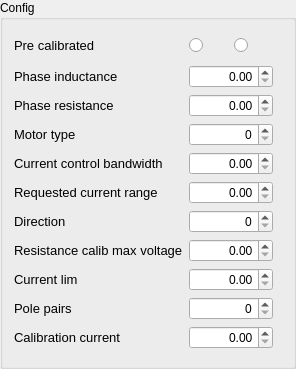
              <widget class="QGroupBox" name="groupBox_axis_config_2">
               <property name="title">
                <string>Config</string>
               </property>
               <layout class="QGridLayout" name="gridLayout_31">
                <item row="0" column="0">
                 <layout class="QGridLayout" name="gridLayout_33">
                  <item row="7" column="0">
                   <widget class="QLabel" name="label_direction">
                    <property name="font">
                     <font>
                      <pointsize>10</pointsize>
                     </font>
                    </property>
                    <property name="text">
                     <string>Direction</string>
                    </property>
                   </widget>
                  </item>
                  <item row="9" column="0">
                   <widget class="QLabel" name="label_currentLim">
                    <property name="font">
                     <font>
                      <pointsize>10</pointsize>
                     </font>
                    </property>
                    <property name="text">
                     <string>Current lim</string>
                    </property>
                   </widget>
                  </item>
                  <item row="8" column="0">
                   <widget class="QLabel" name="label_resistanceCalibMaxVoltage">
                    <property name="font">
                     <font>
                      <pointsize>10</pointsize>
                     </font>
                    </property>
                    <property name="text">
                     <string>Resistance calib max voltage</string>
                    </property>
                   </widget>
                  </item>
                  <item row="2" column="0">
                   <widget class="QLabel" name="label_phaseResistance">
                    <property name="font">
                     <font>
                      <pointsize>10</pointsize>
                     </font>
                    </property>
                    <property name="text">
                     <string>Phase resistance</string>
                    </property>
                   </widget>
                  </item>
                  <item row="1" column="0">
                   <widget class="QLabel" name="label_phaseInductance">
                    <property name="font">
                     <font>
                      <pointsize>10</pointsize>
                     </font>
                    </property>
                    <property name="text">
                     <string>Phase inductance</string>
                    </property>
                   </widget>
                  </item>
                  <item row="4" column="0">
                   <widget class="QLabel" name="label_motorType">
                    <property name="font">
                     <font>
                      <pointsize>10</pointsize>
                     </font>
                    </property>
                    <property name="text">
                     <string>Motor type</string>
                    </property>
                   </widget>
                  </item>
                  <item row="5" column="0">
                   <widget class="QLabel" name="label_currentControlBandwidth">
                    <property name="font">
                     <font>
                      <pointsize>10</pointsize>
                     </font>
                    </property>
                    <property name="text">
                     <string>Current control bandwidth</string>
                    </property>
                   </widget>
                  </item>
                  <item row="6" column="0">
                   <widget class="QLabel" name="label_requestedCurrentRange">
                    <property name="font">
                     <font>
                      <pointsize>10</pointsize>
                     </font>
                    </property>
                    <property name="text">
                     <string>Requested current range</string>
                    </property>
                   </widget>
                  </item>
                  <item row="10" column="0">
                   <widget class="QLabel" name="label_polePairs">
                    <property name="font">
                     <font>
                      <pointsize>10</pointsize>
                     </font>
                    </property>
                    <property name="text">
                     <string>Pole pairs</string>
                    </property>
                   </widget>
                  </item>
                  <item row="11" column="0">
                   <widget class="QLabel" name="label_calibrationCurrent">
                    <property name="font">
                     <font>
                      <pointsize>10</pointsize>
                     </font>
                    </property>
                    <property name="text">
                     <string>Calibration current</string>
                    </property>
                   </widget>
                  </item>
                  <item row="1" column="1">
                   <widget class="QDoubleSpinBox" name="doubleSpinBox_phaseInductanceValue_axis0">
                    <property name="alignment">
                     <set>Qt::AlignRight|Qt::AlignTrailing|Qt::AlignVCenter</set>
                    </property>
                    <property name="maximum">
                     <double>1000000.000000000000000</double>
                    </property>
                   </widget>
                  </item>
                  <item row="2" column="1">
                   <widget class="QDoubleSpinBox" name="doubleSpinBox_phaseResistanceValue_axis0">
                    <property name="alignment">
                     <set>Qt::AlignRight|Qt::AlignTrailing|Qt::AlignVCenter</set>
                    </property>
                    <property name="maximum">
                     <double>1000000.000000000000000</double>
                    </property>
                   </widget>
                  </item>
                  <item row="5" column="1">
                   <widget class="QDoubleSpinBox" name="doubleSpinBox_currentControlBandwidthValue_axis0">
                    <property name="alignment">
                     <set>Qt::AlignRight|Qt::AlignTrailing|Qt::AlignVCenter</set>
                    </property>
                    <property name="maximum">
                     <double>1000000.000000000000000</double>
                    </property>
                   </widget>
                  </item>
                  <item row="6" column="1">
                   <widget class="QDoubleSpinBox" name="doubleSpinBox_requestedCurrentRangeValue_axis0">
                    <property name="alignment">
                     <set>Qt::AlignRight|Qt::AlignTrailing|Qt::AlignVCenter</set>
                    </property>
                    <property name="maximum">
                     <double>1000000.000000000000000</double>
                    </property>
                   </widget>
                  </item>
                  <item row="4" column="1">
                   <widget class="QSpinBox" name="spinBox_motorTypeValue_axis0">
                    <property name="alignment">
                     <set>Qt::AlignRight|Qt::AlignTrailing|Qt::AlignVCenter</set>
                    </property>
                    <property name="maximum">
                     <number>1000000</number>
                    </property>
                   </widget>
                  </item>
                  <item row="8" column="1">
                   <widget class="QDoubleSpinBox" name="doubleSpinBox_resistanceCalibMaxVoltageValue_axis0">
                    <property name="alignment">
                     <set>Qt::AlignRight|Qt::AlignTrailing|Qt::AlignVCenter</set>
                    </property>
                    <property name="maximum">
                     <double>1000000.000000000000000</double>
                    </property>
                   </widget>
                  </item>
                  <item row="9" column="1">
                   <widget class="QDoubleSpinBox" name="doubleSpinBox_currentLimValue_axis0">
                    <property name="alignment">
                     <set>Qt::AlignRight|Qt::AlignTrailing|Qt::AlignVCenter</set>
                    </property>
                    <property name="maximum">
                     <double>1000000.000000000000000</double>
                    </property>
                   </widget>
                  </item>
                  <item row="7" column="1">
                   <widget class="QSpinBox" name="spinBox_directionValue_axis0">
                    <property name="alignment">
                     <set>Qt::AlignRight|Qt::AlignTrailing|Qt::AlignVCenter</set>
                    </property>
                    <property name="maximum">
                     <number>1000000</number>
                    </property>
                   </widget>
                  </item>
                  <item row="10" column="1">
                   <widget class="QSpinBox" name="spinBox_poleParisValue_axis0">
                    <property name="alignment">
                     <set>Qt::AlignRight|Qt::AlignTrailing|Qt::AlignVCenter</set>
                    </property>
                    <property name="maximum">
                     <number>1000000</number>
                    </property>
                   </widget>
                  </item>
                  <item row="11" column="1">
                   <widget class="QDoubleSpinBox" name="doubleSpinBox_calibrationCurrentValue_axis0">
                    <property name="alignment">
                     <set>Qt::AlignRight|Qt::AlignTrailing|Qt::AlignVCenter</set>
                    </property>
                    <property name="maximum">
                     <double>1000000.000000000000000</double>
                    </property>
                   </widget>
                  </item>
                  <item row="0" column="0">
                   <widget class="QLabel" name="label_preCalibratedMotor">
                    <property name="font">
                     <font>
                      <pointsize>10</pointsize>
                     </font>
                    </property>
                    <property name="text">
                     <string>Pre calibrated</string>
                    </property>
                   </widget>
                  </item>
                  <item row="0" column="1">
                   <layout class="QGridLayout" name="gridLayout_72">
                    <item row="0" column="0">
                     <widget class="QRadioButton" name="radioButton_motorPreCalibratedTrue_axis0">
                      <property name="minimumSize">
                       <size>
                        <width>0</width>
                        <height>28</height>
                       </size>
                      </property>
                      <property name="text">
                       <string/>
                      </property>
                      <property name="icon">
                       <iconset>
                        <normaloff>Icons/True.jpg</normaloff>Icons/True.jpg</iconset>
                      </property>
                      <property name="iconSize">
                       <size>
                        <width>26</width>
                        <height>26</height>
                       </size>
                      </property>
                      <attribute name="buttonGroup">
                       <string notr="true">buttonGroup_12</string>
                      </attribute>
                     </widget>
                    </item>
                    <item row="0" column="1">
                     <widget class="QRadioButton" name="radioButton_motorPreCalibratedFalse_axis0">
                      <property name="minimumSize">
                       <size>
                        <width>0</width>
                        <height>28</height>
                       </size>
                      </property>
                      <property name="text">
                       <string/>
                      </property>
                      <property name="icon">
                       <iconset>
                        <normaloff>Icons/False.jpg</normaloff>Icons/False.jpg</iconset>
                      </property>
                      <property name="iconSize">
                       <size>
                        <width>26</width>
                        <height>26</height>
                       </size>
                      </property>
                      <attribute name="buttonGroup">
                       <string notr="true">buttonGroup_12</string>
                      </attribute>
                     </widget>
                    </item>
                   </layout>
                  </item>
                 </layout>
                </item>
                <item row="1" column="1">
                 <widget class="Line" name="line_5">
                  <property name="orientation">
                   <enum>Qt::Vertical</enum>
                  </property>
                 </widget>
                </item>
               </layout>
              </widget>
